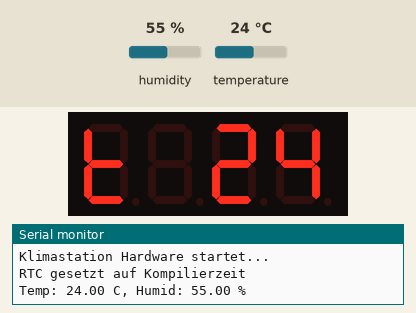
The sketch below on a simulated Arduino Uno R4 WiFi. On the bench: 4-digit seven-segment display, the last lines printed to the serial monitor. The inputs (shaded band) are chosen by the test bench; at power-on: humidity 55 %, temperature 24 °C. The local clock reads 2024-03-15 10:24:30 at power-on unless the sketch sets it.

Above: at 2.2 s.
2.3 s: humidity set to 22 %
At 10.7 s:
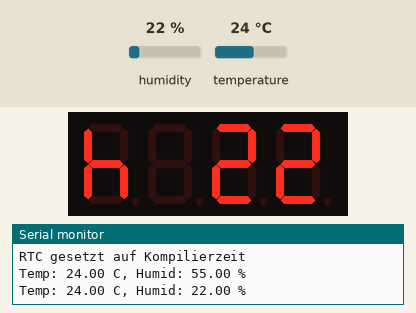
13.8 s: temperature set to 12 °C
At 15.1 s:
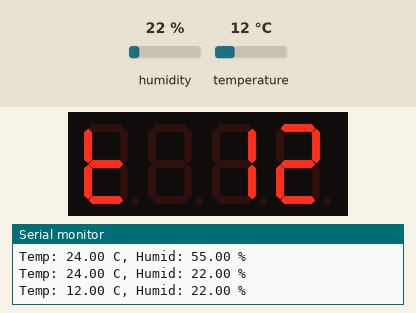
21.1 s: humidity set to 40 %
At 30.3 s:
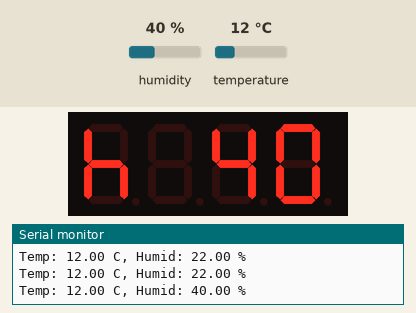
32.4 s: temperature set to 19 °C
At 33.5 s:
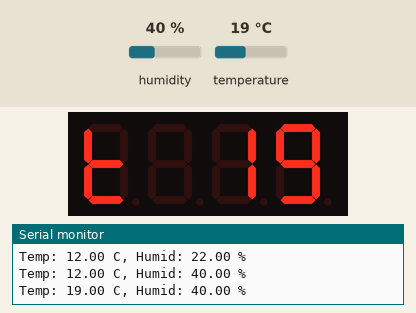
Timing chart, 0 to 35.4 s (numbered marks = the images above; inputs shaded):
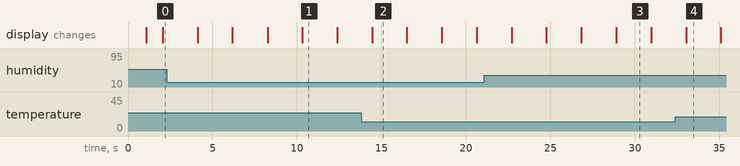

Measured:
- what the display in image 1 shows lasts 2.1 s, from 10.3 s to 12.4 s

The sketch:

code.ino
```cpp
// Hardware-Projekt: Klimastation mit TM1637 und DHT22
// Arduino Uno R4 - Uhrzeit, Temperatur und Humidity im Wechsel
// Anzeige rotiert alle 2 Sekunden: HH:MM -> t:XX -> h:XX

#include <TM1637Display.h>
#include <DHT.h>
#include "RTC.h"

// ===== PIN-DEFINITIONEN (identisch zu P03) =====
const int PIN_TM1637_CLK = 2;
const int PIN_TM1637_DIO = 3;
const int PIN_DHT = 4;

// ===== OBJEKTE =====
TM1637Display display(PIN_TM1637_CLK, PIN_TM1637_DIO);
DHT dht(PIN_DHT, DHT22);

// ===== ANZEIGE-MODI =====
enum DisplayMode { SHOW_TIME, SHOW_TEMP, SHOW_HUMID };
DisplayMode currentDisplay = SHOW_TIME;

// ===== TIMING =====
unsigned long lastDisplaySwitch = 0;
const unsigned long DISPLAY_INTERVAL = 2000;

// Sensor wird einmal pro Turnus gelesen (beim Wechsel auf SHOW_TEMP)

// ===== MESSWERTE =====
float temperature = 0;
float humidity = 0;
bool sensorValid = false;

// ===== SEGMENT-DEFINITIONEN =====
// Kleinbuchstabe 't': Segmente d, e, f, g
const uint8_t SEG_t = SEG_D | SEG_E | SEG_F | SEG_G;
// Kleinbuchstabe 'h': Segmente c, e, f, g
const uint8_t SEG_h = SEG_C | SEG_E | SEG_F | SEG_G;

// ===== RTC ZEIT SETZEN =====
// Parst __DATE__ und __TIME__ fuer den eingebauten RTC
void setRTCFromCompileTime() {
    // __DATE__ Format: "Feb  3 2026"
    // __TIME__ Format: "14:30:00"
    const char* date = __DATE__;
    const char* time = __TIME__;

    // Monat parsen
    const char* months[] = { "Jan","Feb","Mar","Apr","May","Jun",
                             "Jul","Aug","Sep","Oct","Nov","Dec" };
    int month = 1;
    for (int i = 0; i < 12; i++) {
        if (strncmp(date, months[i], 3) == 0) {
            month = i + 1;
            break;
        }
    }

    int day = atoi(date + 4);
    int year = atoi(date + 7);
    int hour = atoi(time);
    int minute = atoi(time + 3);
    int second = atoi(time + 6);

    RTCTime startTime(day, (Month)month, year,
                      hour, minute, second,
                      DayOfWeek::MONDAY,
                      SaveLight::SAVING_TIME_INACTIVE);
    RTC.setTime(startTime);
}

// ===== ANZEIGE-FUNKTIONEN =====

void showTime() {
    RTCTime currentTime;
    RTC.getTime(currentTime);

    int h = currentTime.getHour();
    int m = currentTime.getMinutes();
    int displayValue = h * 100 + m;

    // Doppelpunkt an bei Zeitanzeige
    display.showNumberDecEx(displayValue, 0b01000000, true);
}

void showTemperature() {
    int tempInt = (int)(temperature + 0.5);

    uint8_t segments[4];
    segments[0] = SEG_t;                                   // 't'
    segments[1] = 0;                                       // leer
    segments[2] = display.encodeDigit(tempInt / 10);       // Zehner
    segments[3] = display.encodeDigit(tempInt % 10);       // Einer

    display.setSegments(segments);
}

void showHumidity() {
    int humidInt = (int)(humidity + 0.5);

    uint8_t segments[4];
    segments[0] = SEG_h;                                   // 'h'
    segments[1] = 0;                                       // leer
    segments[2] = display.encodeDigit(humidInt / 10);      // Zehner
    segments[3] = display.encodeDigit(humidInt % 10);      // Einer

    display.setSegments(segments);
}

// ===== SETUP =====

void setup() {
    Serial.begin(9600);
    Serial.println("Klimastation Hardware startet...");

    // TM1637 initialisieren
    display.setBrightness(0x0f);
    display.clear();

    // Ladebalken anzeigen
    uint8_t loading[] = { SEG_D, SEG_D, SEG_D, SEG_D };
    display.setSegments(loading);

    // DHT22 initialisieren
    dht.begin();

    // Eingebauten RTC initialisieren
    RTC.begin();
    setRTCFromCompileTime();

    Serial.println("RTC gesetzt auf Kompilierzeit");

    delay(1000);
    display.clear();
}

// ===== HAUPTSCHLEIFE =====

void loop() {
    // Anzeige umschalten
    if (millis() - lastDisplaySwitch >= DISPLAY_INTERVAL) {
        lastDisplaySwitch = millis();

        switch (currentDisplay) {
            case SHOW_TIME:
                // Sensor einmal pro Turnus lesen (vor Temperaturanzeige)
                {
                    float t = dht.readTemperature();
                    float h = dht.readHumidity();
                    if (!isnan(t) && !isnan(h)) {
                        temperature = t;
                        humidity = h;
                        sensorValid = true;
                        Serial.print("Temp: ");
                        Serial.print(temperature);
                        Serial.print(" C, Humid: ");
                        Serial.print(humidity);
                        Serial.println(" %");
                    }
                }
                currentDisplay = SHOW_TEMP;
                break;
            case SHOW_TEMP:
                currentDisplay = SHOW_HUMID;
                break;
            case SHOW_HUMID:
                currentDisplay = SHOW_TIME;
                break;
        }
    }

    // Aktuelle Anzeige aktualisieren
    switch (currentDisplay) {
        case SHOW_TIME:
            showTime();
            break;
        case SHOW_TEMP:
            if (sensorValid) showTemperature();
            break;
        case SHOW_HUMID:
            if (sensorValid) showHumidity();
            break;
    }

    delay(100);
}
```
